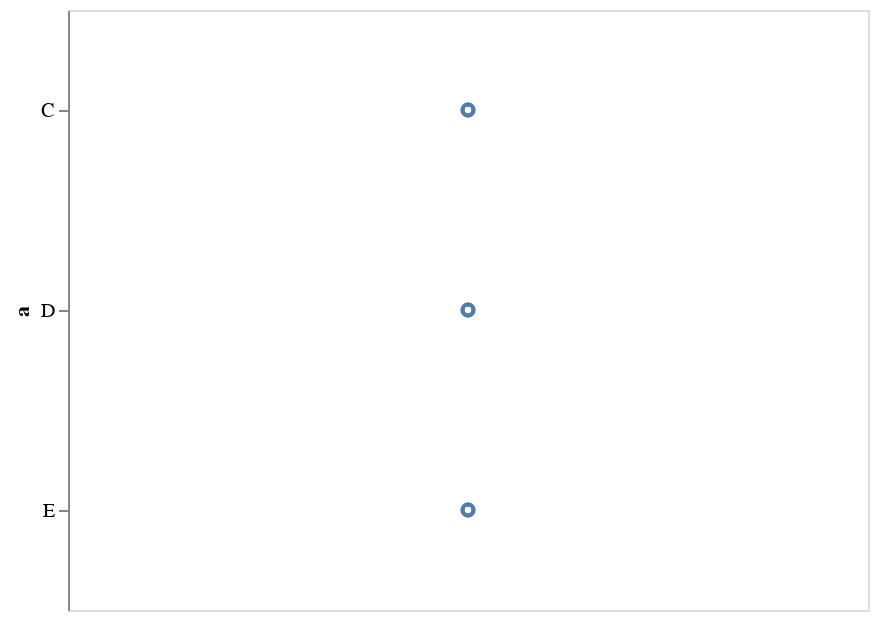

Notebook code for this chart:
### Markdown cell above
The next step is to add *visual encodings* (or *encodings* for short) to the chart. A visual encoding specifies how a given data column should be mapped onto the visual properties of the visualization.
Some of the more frequenty used visual encodings are listed here:

* X: x-axis value
* Y: y-axis value
* Color: color of the mark
* Opacity: transparency/opacity of the mark
* Shape: shape of the mark
* Size: size of the mark
* Row: row within a grid of facet plots
* Column: column within a grid of facet plots

For a complete list of these encodings, see the [Encodings](https://altair-viz.github.io/documentation/encoding.html) section of the documentation.

Visual encodings can be created with the `encode()` method of the `Chart` object. For example, we can start by mapping the `y` axis of the chart to column `a`:

### Code cell
chart = alt.Chart(data).mark_point().encode(y='a')
chart # save the Chart to a variable and then display

### Figure 1 — Vega-Lite specification as saved in the notebook (floating-point values rounded to 4 significant figures)
{"$schema": "https://vega.github.io/schema/vega-lite/v2.4.1.json", "config": {"view": {"height": 300, "width": 400}}, "data": {"values": [{"a": "C", "b": 2}, {"a": "C", "b": 7}, {"a": "C", "b": 4}, {"a": "D", "b": 1}, {"a": "D", "b": 2}, {"a": "D", "b": 6}, {"a": "E", "b": 8}, {"a": "E", "b": 4}, {"a": "E", "b": 7}]}, "encoding": {"y": {"field": "a", "type": "nominal"}}, "mark": "point"}
